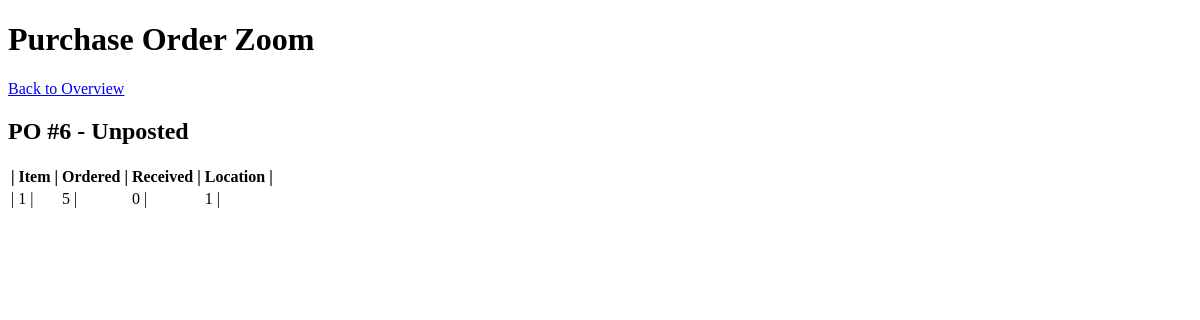
Before: /inventory/purchase_orders/zoom/6/ with the older database file.
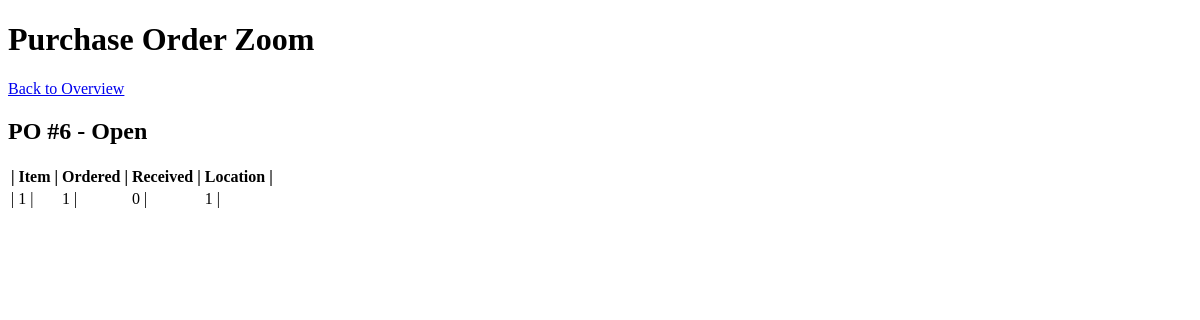
After: the same page with the newer database file.
### inventory/models.py (models this page shows, shortened)
class Purchase_Order(models.Model):
    class Status(models.TextChoices):
        UNPOSTED = 'UPST', ('Unposted')
        OPEN = 'OPEN', ('Open')
        COMPLETE = 'CMPL', ('Complete')
    po_num = models.IntegerField(primary_key=True)
    order_date = models.DateField(null=True, blank=True)
    status = models.TextField(choices=Status.choices, default='Unposted', max_length=10)

class Purchase_Order_Data(models.Model):
    id = models.IntegerField(primary_key=True,auto_created=True)
    item_id = models.ForeignKey(Item, on_delete=models.CASCADE)
    location_id = models.ForeignKey(Location, on_delete=models.CASCADE)
    po_num = models.ForeignKey('Purchase_Order', on_delete=models.CASCADE)
    quantity_ordered = models.IntegerField()
    quantity_received = models.IntegerField(default=0)
    item_cost = models.DecimalField(max_digits=10, decimal_places=2)

class Item(models.Model):
    id = models.IntegerField(primary_key=True,auto_created=True)
    name = models.CharField(max_length=100)
    description = models.TextField()
    price = models.DecimalField(max_digits=10, decimal_places=2)
    last_cost = models.DecimalField(max_digits=10, decimal_places=2)

class Location(models.Model):
    id = models.IntegerField(primary_key=True)
    name = models.CharField(max_length=100)
    address = models.CharField(max_length=200)

### inventory/views.py (the view)
# urls.py: path('inventory/purchase_orders/zoom/<int:po_num>/', views.po_zoom, name="po_zoom"),
def po_zoom(request, po_num):
    po_table = get_full_po(po_num)
    po_object = Purchase_Order.objects.get(po_num=po_num)
    return render(request, 'inventory/po_zoom.html', {'po_object': po_object, 'po_table': po_table})

### inventory/utils.py (called while the page is built)
def get_full_po(po_num):
    po = Purchase_Order_Data.objects.filter(po_num=po_num)
    return po

### inventory/templates/inventory/po_zoom.html (shortened to what this page needs)
<!DOCTYPE html>
<html lang="en">
<head>
</head>
<body>
	<header>
		<h1>Purchase Order Zoom</h1>
	</header>
	<a href="/inventory/purchase_orders/">Back to Overview</a>
	<h2>PO #{{ po_object.po_num }} - {{ po_object.status }}</h2>
	<table>
		<thead>
			<tr>
				<th>| Item | </th>
				<th>Ordered | </th>
				<th>Received | </th>
                <th>Location | </th>
			</tr>
		</thead>
		<tbody>
			{% for entry in po_table %}
			<tr>
				<td>| {{ entry.item_id.id }} | </td>
				<td>{{ entry.quantity_ordered }} | </td>
				<td>{{ entry.quantity_received }} | </td>
                <td>{{ entry.location_id.id }} | </td>
			</tr>
			{% endfor %}
		</tbody>
	</table>
</body>
</html>

Changed rows visible on the page:
changed Purchase_Order id 6: status "Unposted" → "Open"
changed Purchase_Order_Data: quantity_ordered "5" → "1"
